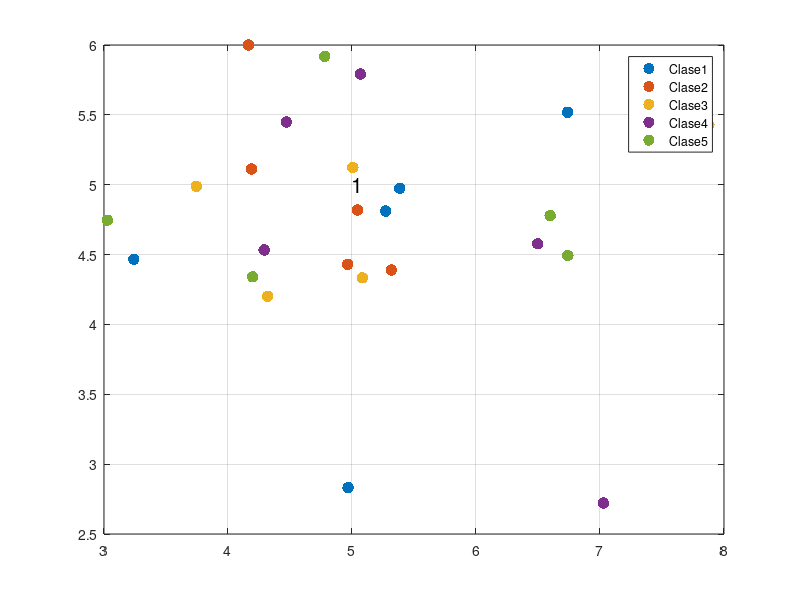

Recreate this plot in MATLAB.
close all
clear all
clc
warning off all

clases = input("No. de clases:");
rep = input("No. de representantes por clase:");

media = zeros(1, 2.*clases);

for i = 1:clases
    
    cenX = input("Centro X");
    cenY = input("Centro Y");
    
    cx = randn(1,rep)+cenX;
    cy = randn(1,rep)+cenY;
    
    media(i) = mean(cx);
    media(i+clases) = mean(cy);
    
    figure(1)
    plot(cx(1,:),cy(1,:),'.','MarkerSize',25,'DisplayName', strcat('Clase ',num2str(i)))
   
    grid on
    hold on
    legend show
    
end

dist = zeros(1, clases);
persona = 0;

bandera = 'S';
while bandera == 'S'
    persona = persona + 1;
    
    ux = input('Ingrese X de la nueva persona: ');
    uy = input('Ingrese Y de la nueva persona: ');
    
    %calculando distancias...
    for i = 1:clases
        dist(i) = sqrt((ux-media(i))^2 + (uy-media(i+clases))^2);
    end
    
    text(ux,uy,cellstr(num2str(persona)),'FontSize',15)
    
    %% toma de decisiones
    minimo=min(min(dist));
    valor=find(dist==minimo);

    if minimo <= 8
        fprintf("Pertenece a la facultad: %d\n",valor);
         
    else
        fprintf("Escuela muy lejos inscribete en una facultad\n");
    end

    prompt = "\nQuisiera ingresar otro? S/N: ";
    bandera = input(prompt,"s");

end
disp('fin de proceso...')